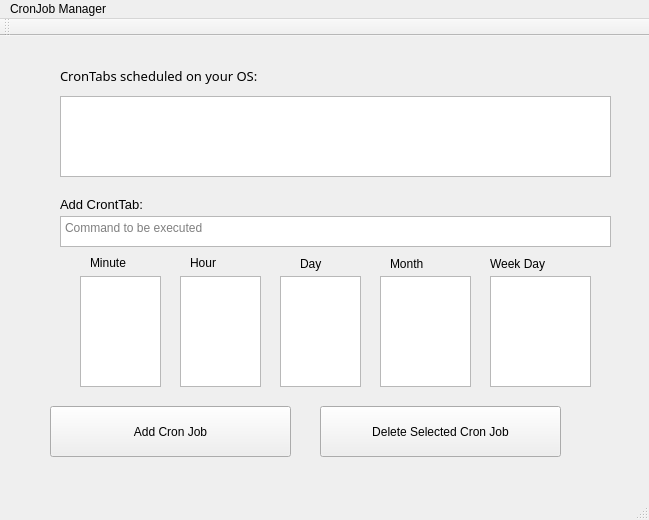
<?xml version="1.0" encoding="UTF-8"?>
<ui version="4.0">
 <class>MainWindow</class>
 <widget class="QMainWindow" name="MainWindow">
  <property name="geometry">
   <rect>
    <x>0</x>
    <y>0</y>
    <width>649</width>
    <height>520</height>
   </rect>
  </property>
  <property name="windowTitle">
   <string>MainWindow</string>
  </property>
  <widget class="QWidget" name="centralWidget">
   <widget class="QLabel" name="label">
    <property name="geometry">
     <rect>
      <x>60</x>
      <y>30</y>
      <width>321</width>
      <height>20</height>
     </rect>
    </property>
    <property name="font">
     <font>
      <family>Sans Serif</family>
      <pointsize>10</pointsize>
      <weight>50</weight>
      <bold>false</bold>
     </font>
    </property>
    <property name="layoutDirection">
     <enum>Qt::LeftToRight</enum>
    </property>
    <property name="text">
     <string>CronTabs scheduled on your OS:</string>
    </property>
   </widget>
   <widget class="QListView" name="listView">
    <property name="geometry">
     <rect>
      <x>60</x>
      <y>60</y>
      <width>551</width>
      <height>81</height>
     </rect>
    </property>
   </widget>
   <widget class="QTextEdit" name="textEdit_2">
    <property name="geometry">
     <rect>
      <x>60</x>
      <y>180</y>
      <width>551</width>
      <height>31</height>
     </rect>
    </property>
    <property name="placeholderText">
     <string>Command to be executed</string>
    </property>
   </widget>
   <widget class="QLabel" name="label_2">
    <property name="geometry">
     <rect>
      <x>60</x>
      <y>160</y>
      <width>111</width>
      <height>16</height>
     </rect>
    </property>
    <property name="font">
     <font>
      <pointsize>10</pointsize>
     </font>
    </property>
    <property name="text">
     <string>Add CrontTab:</string>
    </property>
   </widget>
   <widget class="QLabel" name="label_3">
    <property name="geometry">
     <rect>
      <x>90</x>
      <y>220</y>
      <width>59</width>
      <height>14</height>
     </rect>
    </property>
    <property name="text">
     <string>Minute</string>
    </property>
   </widget>
   <widget class="QLabel" name="label_4">
    <property name="geometry">
     <rect>
      <x>190</x>
      <y>220</y>
      <width>60</width>
      <height>14</height>
     </rect>
    </property>
    <property name="text">
     <string>Hour</string>
    </property>
   </widget>
   <widget class="QLabel" name="label_5">
    <property name="geometry">
     <rect>
      <x>300</x>
      <y>220</y>
      <width>31</width>
      <height>16</height>
     </rect>
    </property>
    <property name="text">
     <string>Day</string>
    </property>
   </widget>
   <widget class="QLabel" name="label_6">
    <property name="geometry">
     <rect>
      <x>390</x>
      <y>220</y>
      <width>41</width>
      <height>16</height>
     </rect>
    </property>
    <property name="text">
     <string>Month</string>
    </property>
   </widget>
   <widget class="QLabel" name="label_7">
    <property name="geometry">
     <rect>
      <x>490</x>
      <y>220</y>
      <width>61</width>
      <height>16</height>
     </rect>
    </property>
    <property name="text">
     <string>Week Day</string>
    </property>
   </widget>
   <widget class="QPushButton" name="pushButton_5">
    <property name="geometry">
     <rect>
      <x>50</x>
      <y>370</y>
      <width>241</width>
      <height>51</height>
     </rect>
    </property>
    <property name="text">
     <string>Add Cron Job</string>
    </property>
   </widget>
   <widget class="QPushButton" name="pushButton_3">
    <property name="geometry">
     <rect>
      <x>320</x>
      <y>370</y>
      <width>241</width>
      <height>51</height>
     </rect>
    </property>
    <property name="text">
     <string>Delete Selected Cron Job</string>
    </property>
   </widget>
   <widget class="QListView" name="listViewMinute">
    <property name="geometry">
     <rect>
      <x>80</x>
      <y>240</y>
      <width>81</width>
      <height>111</height>
     </rect>
    </property>
   </widget>
   <widget class="QListView" name="listViewHour">
    <property name="geometry">
     <rect>
      <x>180</x>
      <y>240</y>
      <width>81</width>
      <height>111</height>
     </rect>
    </property>
   </widget>
   <widget class="QListView" name="listViewDay">
    <property name="geometry">
     <rect>
      <x>280</x>
      <y>240</y>
      <width>81</width>
      <height>111</height>
     </rect>
    </property>
   </widget>
   <widget class="QListView" name="listViewMonth">
    <property name="geometry">
     <rect>
      <x>380</x>
      <y>240</y>
      <width>91</width>
      <height>111</height>
     </rect>
    </property>
   </widget>
   <widget class="QListView" name="listViewWeekday">
    <property name="geometry">
     <rect>
      <x>490</x>
      <y>240</y>
      <width>101</width>
      <height>111</height>
     </rect>
    </property>
   </widget>
  </widget>
  <widget class="QMenuBar" name="menuBar">
   <property name="geometry">
    <rect>
     <x>0</x>
     <y>0</y>
     <width>649</width>
     <height>19</height>
    </rect>
   </property>
   <widget class="QMenu" name="menuCronJob_Manager">
    <property name="title">
     <string>CronJob Manager</string>
    </property>
   </widget>
   <addaction name="menuCronJob_Manager"/>
  </widget>
  <widget class="QToolBar" name="mainToolBar">
   <attribute name="toolBarArea">
    <enum>TopToolBarArea</enum>
   </attribute>
   <attribute name="toolBarBreak">
    <bool>false</bool>
   </attribute>
  </widget>
  <widget class="QStatusBar" name="statusBar"/>
 </widget>
 <layoutdefault spacing="6" margin="11"/>
 <resources/>
 <connections/>
</ui>
